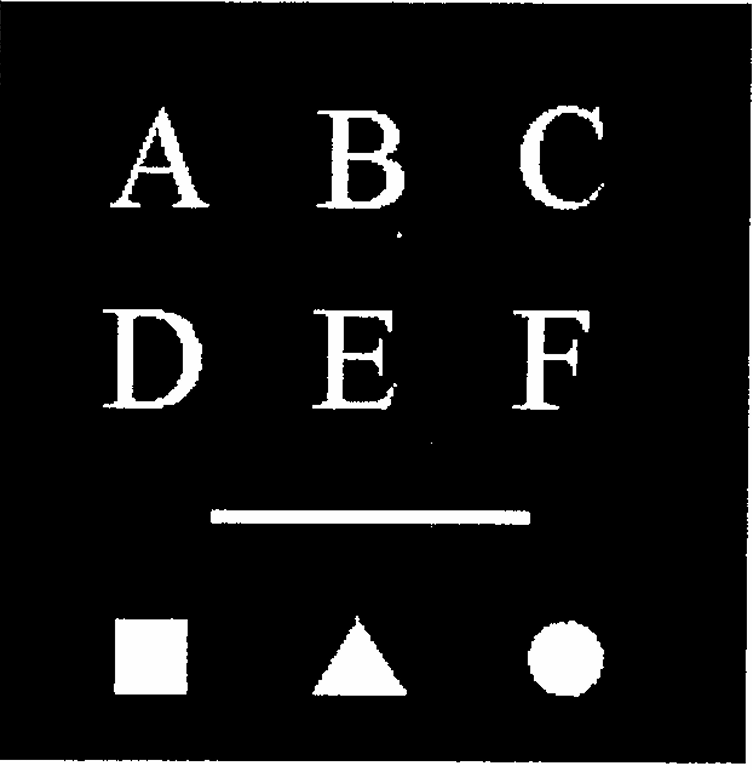
#> input picture connected_component and skeleton/Connected_Components.png, 752 x 770 px
$ jupyter execute practical.ipynb
#> lines starting #> are read from the running program, lines starting #| are printed output that depends on the picture; after the words box and inside, x2 and y2 are one past the last pixel; in counts of white or black regions, pixels touching at a corner belong together
## Labeling Connected Components

Import libraries

[cell 1]
import cv2
import numpy as np
import matplotlib.pyplot as plt
from PIL import Image
from scipy.signal import convolve2d

Load and display image

[cell 2]
def load_image(image_path, threshold=127):
#> called with image_path = 'Connected_Components.png', threshold = 127
    img = cv2.imread(image_path, cv2.IMREAD_GRAYSCALE)
#> img is the input picture: shape (770, 752); min 0, max 255, mean 20.8
    _, binary = cv2.threshold(img, threshold, 255, cv2.THRESH_BINARY)
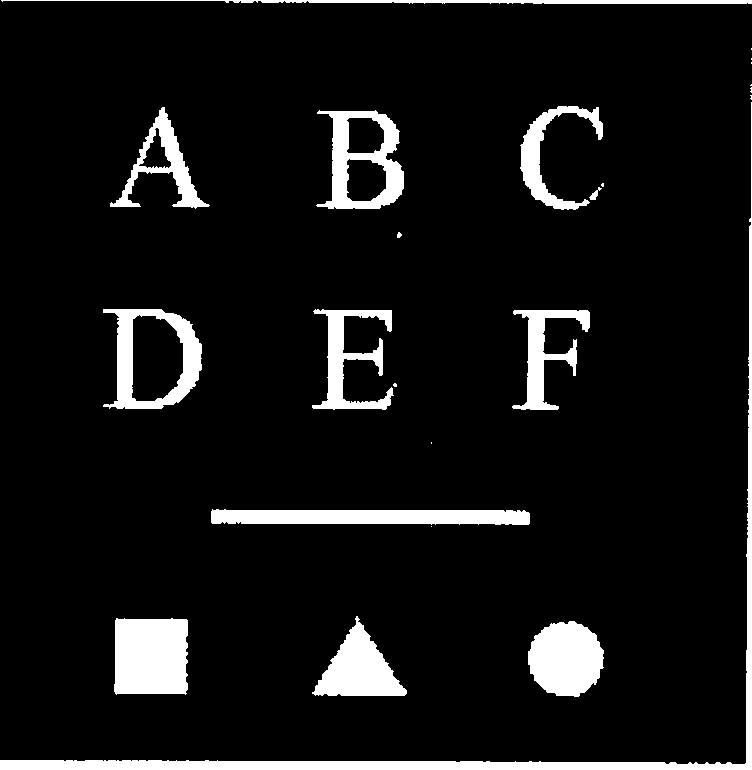
#> binary: shape (770, 752); 8.2% white; 24 white regions (10 under 20 px), largest, box (x1, y1, x2, y2) and area: (0, 102, 752, 770) 9010, (114, 618, 188, 695) 5423, (211, 509, 530, 525) 4465
    return binary


def show_image(img, title="Image"):
    plt.imshow(img, cmap='gray')
    plt.title(title)
    plt.axis('off')
    plt.show()

Implement dilation operation in this section

[cell 3]
def dilation(binary_image, struct_elem):
    dilated = cv2.dilate(binary_image, struct_elem)
    return dilated

Based on the morphological relation shown in the image above, complete the function `morphological_connected_component` to identify and label connected components.

`labeled` is an array with the same size as the input image, where each pixel holds the label of the connected component it belongs to.

[cell 4]
def morphological_connected_component(binary_image, structure=None):
    if structure is None:
        structure = np.ones((3, 3), dtype=np.uint8)
    binary_image = (binary_image > 0).astype(np.uint8) * 255

    visited = np.zeros_like(binary_image, dtype=np.uint8)
    labeled = np.zeros_like(binary_image, dtype=np.uint16)
    label_count = 1

    h, w = binary_image.shape
#> h = 770; w = 752

    for y in range(h):
        for x in range(w):
            if binary_image[y, x] == 255 and visited[y, x] == 0:
                X = np.zeros_like(binary_image, dtype=np.uint8)
                X[y, x] = 255
                while True:
                    X_next = cv2.bitwise_and(dilation(X, structure), binary_image)
                    if np.array_equal(X_next, X):
                        break
                    X = X_next

                visited = cv2.bitwise_or(visited, X)
                labeled[X == 255] = label_count
                label_count += 1
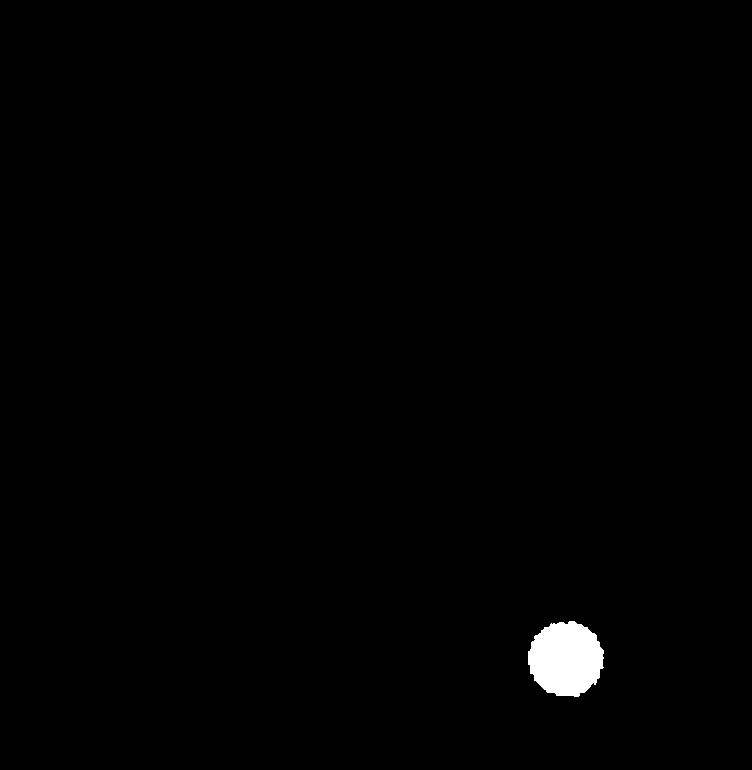
#> X: shape (770, 752); 0.77% white; 1 white region, box (x1, y1, x2, y2) and area: (528, 621, 604, 697) 4436
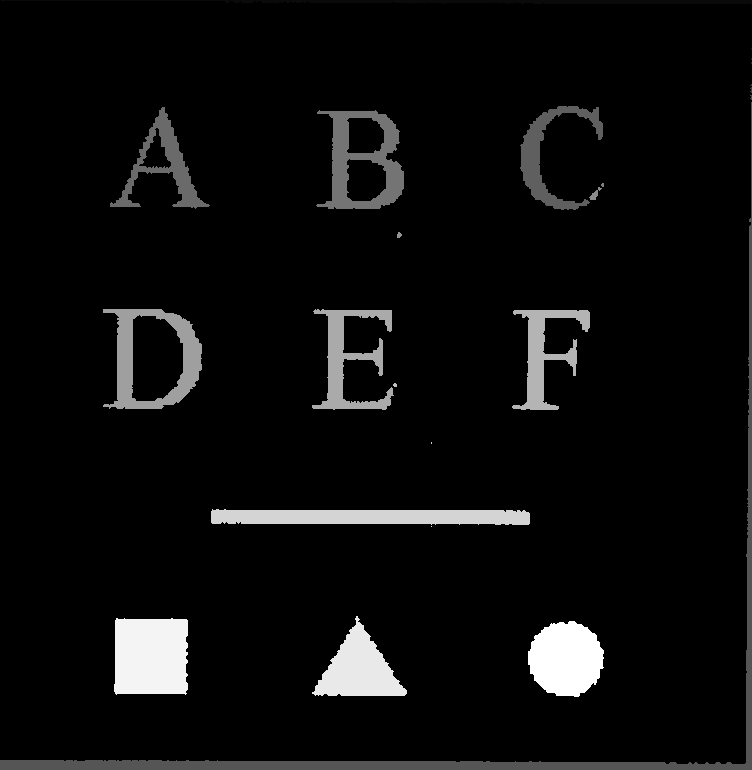
#> labeled: shape (770, 752) uint16; min 0, max 24, mean 1.2; drawn with min black and max white
#> after the loop, label_count = 25

    return labeled

##################################################

[cell 5]
def display_labeled_components(labeled_img):
    max_label = labeled_img.max()
#> max_label = 24
    labeled_color = np.zeros((*labeled_img.shape, 3), dtype=np.uint8)

    for label in range(1, max_label + 1):
        mask = labeled_img == label
        color = np.random.randint(0, 255, size=3)
        labeled_color[mask] = color
#> this loop made 24 passes
#> pass 1, in display_labeled_components, `mask = labeled_img == label`:
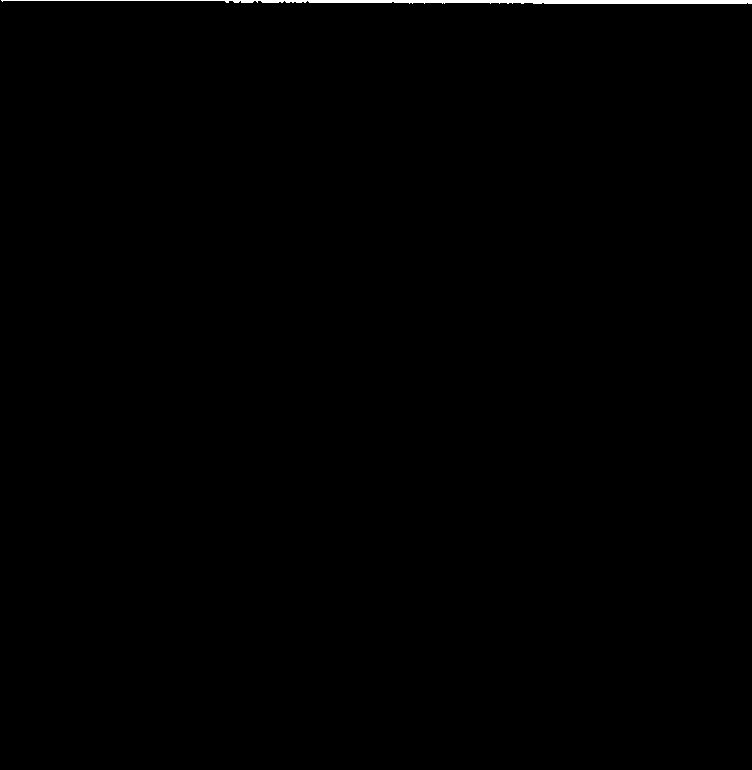
#> mask: shape (770, 752) bool; 0.34% white; 1 white region, box (x1, y1, x2, y2) and area: (1, 0, 752, 4) 1991
#> after the loop:
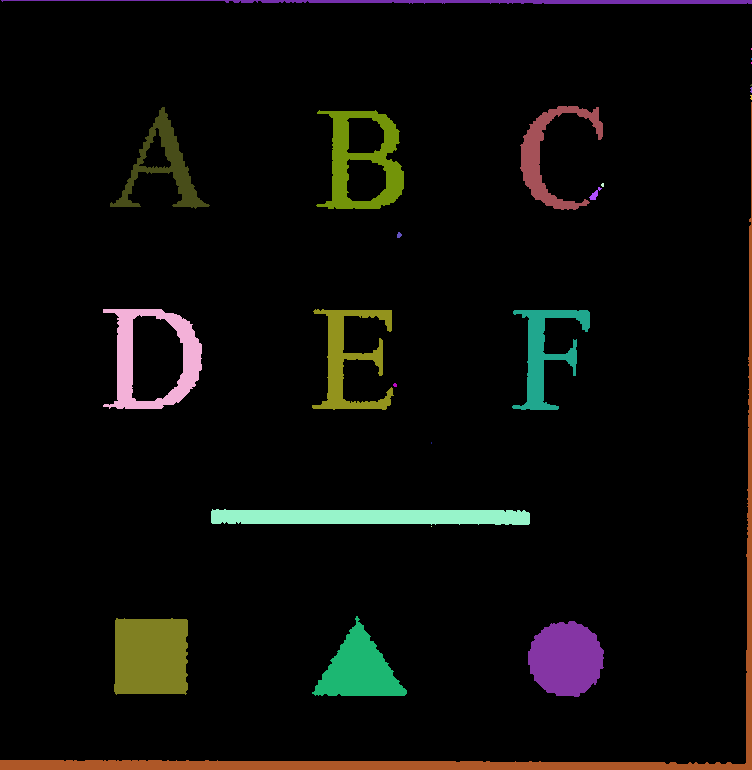
#> labeled_color: shape (770, 752, 3); mean of channels 0, 1, 2 7.9, 10.6, 11; drawn as B, G, R

    plt.imshow(labeled_color)
    plt.title("Labeled Components")
    plt.axis('off')
    plt.show()

### In the image "Connected_Components", there are 10 connected components. Complete the code below to label them using morphological operations.

[cell 6]
path = "Connected_Components.png"

binary_img = load_image(path)
show_image(binary_img, "Binary Image")

labeled = morphological_connected_component(binary_img)
display_labeled_components(labeled)

## Skeleton Extraction

Import libraries

[cell 7]
import cv2
import numpy as np
import matplotlib.pyplot as plt
from scipy.signal import convolve2d

Load and display image

[cell 8]
def load_and_binarize_image(image_path, threshold=127):
#> called with image_path = 'skeleton.jpeg', threshold = 127
    img = cv2.imread(image_path, cv2.IMREAD_GRAYSCALE)
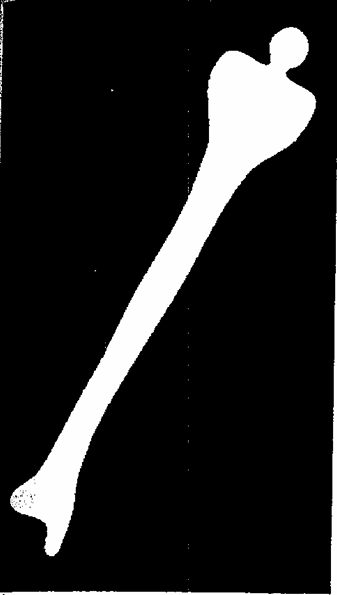
#> input picture connected_component and skeleton/skeleton.jpeg, 337 x 595 px
#> img is the input picture: shape (595, 337); min 0, max 255, mean 35.8

    _, binary = cv2.threshold(img, threshold, 255, cv2.THRESH_BINARY)
#> binary: shape (595, 337); 14.1% white; 30 white regions (25 under 20 px), largest, box (x1, y1, x2, y2) and area: (10, 27, 316, 556) 25765, (330, 221, 337, 595) 1371, (0, 591, 329, 595) 886, (0, 15, 3, 76) 119, (0, 77, 2, 93) 26
    return (binary // 255).astype(np.uint8)


def show_image(img, title="Image"):
    plt.imshow(img, cmap='gray')
    plt.title(title)
    plt.axis('off')
    plt.show()

Implement erosion operation in this section

[cell 9]
def erosion(binary_image, struct_elem):
    eroded = cv2.erode(binary_image, struct_elem)
    return eroded

##################################################

Implement dilation operation in this section

[cell 10]
def dilation(binary_image, struct_elem):
    dilated = cv2.dilate(binary_image, struct_elem)
    return dilated

##################################################

Implement opening operation in this section

[cell 11]
def opening(binary_image, struct_elem):
    eroded = erosion(binary_image, struct_elem)
    opened = dilation(eroded, struct_elem)
    return opened

##################################################

Based on the morphological operations illustrated in the image above, complete the function `morphological_skeleton` to compute the skeleton of a binary image using iterative morphological erosion and opening.

[cell 12]
def morphological_skeleton(binary_image, struct_elem=None):
    if struct_elem is None:
        struct_elem = np.array([[0, 1, 0], [1, 1, 1], [0, 1, 0]],dtype=np.uint8)
    skeleton = np.zeros_like(binary_image)

    while True:
        eroded = erosion(binary_image, struct_elem)
        opened = opening(binary_image, struct_elem)

        temp = cv2.subtract(binary_image, opened)
        skeleton = cv2.bitwise_or(skeleton, temp)

        binary_image = eroded.copy()

        if cv2.countNonZero(eroded) == 0:
            break
#> this loop made 51 passes
#> pass 1, in erosion, `eroded = cv2.erode(binary_image, struct_elem)`:
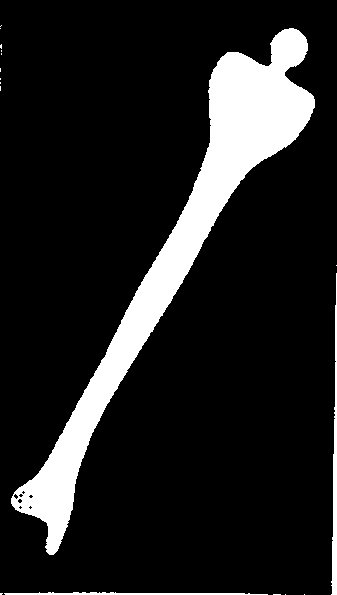
#> eroded: shape (595, 337); values 0 (black) and 1 (white), 13% white; 17 white regions (14 under 20 px), largest, box (x1, y1, x2, y2) and area: (11, 28, 315, 555) 24517, (331, 273, 337, 595) 996, (4, 592, 268, 595) 539
#> pass 1, in dilation, `dilated = cv2.dilate(binary_image, struct_elem)`:
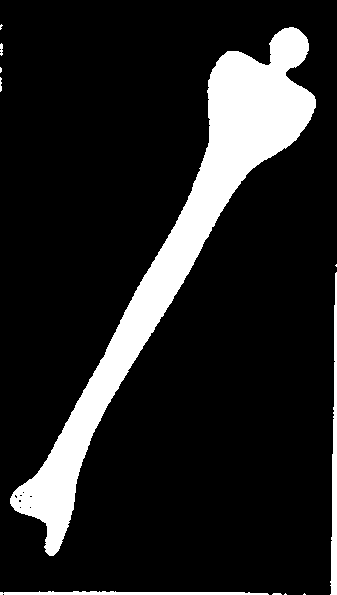
#> dilated: shape (595, 337); values 0 (black) and 1 (white), 14% white; 11 white regions (6 under 20 px), largest, box (x1, y1, x2, y2) and area: (10, 27, 316, 556) 25743, (330, 272, 337, 595) 1319, (0, 591, 269, 595) 815, (0, 43, 3, 56) 31, (0, 77, 2, 92) 24
#> pass 1, in morphological_skeleton, `temp = cv2.subtract(binary_image, opened)`:
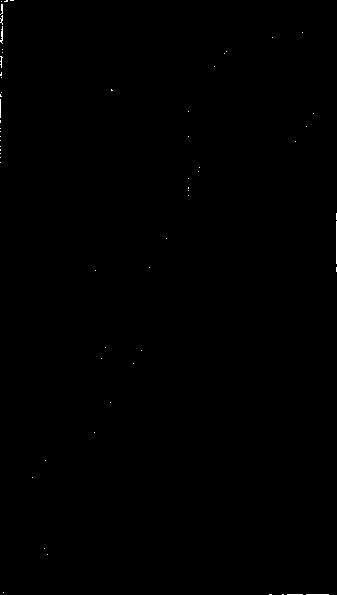
#> temp: shape (595, 337); values 0 (black) and 1 (white), 0.13% white in thin lines or dots
#> after the loop: binary_image: shape (595, 337); every value is 0
#> after the loop:
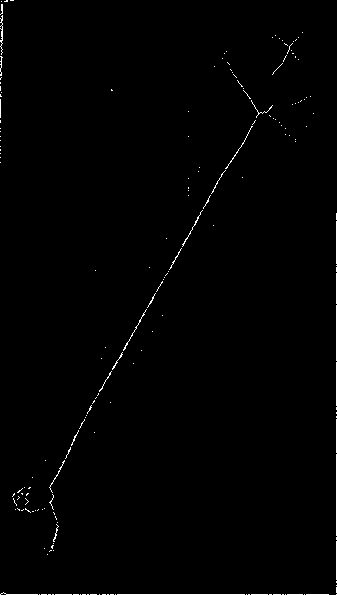
#> skeleton: shape (595, 337); values 0 (black) and 1 (white), 0.78% white in thin lines or dots
    return skeleton

##################################################
